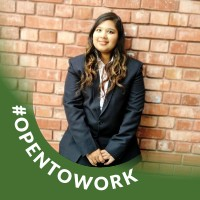
#> input picture dhruvi.jpg, 200 x 200 px
$ python image_enhancement.py
#> lines starting #> are read from the running program, lines starting #| are printed output that depends on the picture
import cv2
img=cv2.imread('dhruvi.jpg')
#> img is the input picture: shape (200, 200, 3); mean B, G, R 100.2, 132.8, 144.3
import matplotlib.pyplot as plt

###Image Resize######
reduced=cv2.resize(img,(0,0),fx=0.5,fy=0.5)
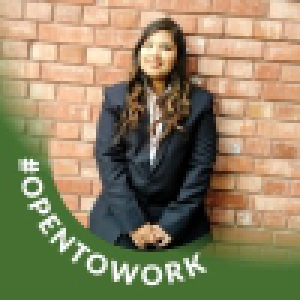
#> reduced: shape (100, 100, 3) (shown 3 times larger); mean B, G, R 100.3, 132.9, 144.5
bigger_image=cv2.resize(img,(1368,840),interpolation=cv2.INTER_AREA)
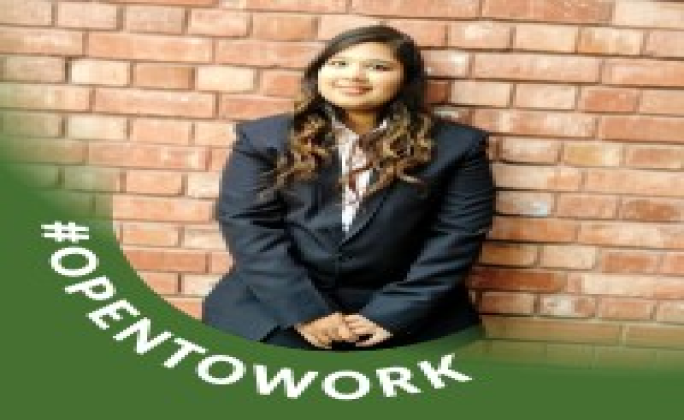
#> bigger_image: shape (840, 1368, 3) (shown at 1/2 size); mean B, G, R 100.2, 132.7, 144.3

##interpolation (quality maintain krta hai)
##INTER_AREA
##INTER_CUBIC
##INTER_LINEAR

interpolated_image=cv2.resize(img,(200,200),interpolation=cv2.INTER_LINEAR)

# [5 lines of commented-out code are left out]

titles=['A','B','C','D']
images=[img,reduced,bigger_image,interpolated_image]
for i in range(4):
    plt.subplot(2,2,i+1)
##  cv2.imshow(titles[i],images[i])
    plt.title(titles[i])
    plt.imshow(images[i])
plt.show()
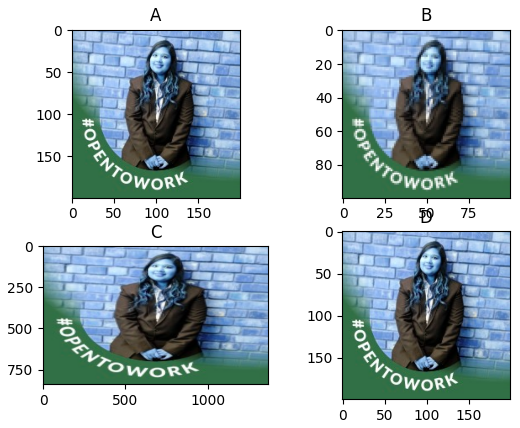
#> figure drawn by matplotlib, 4 panels; B, G, R data is drawn as R, G, B
